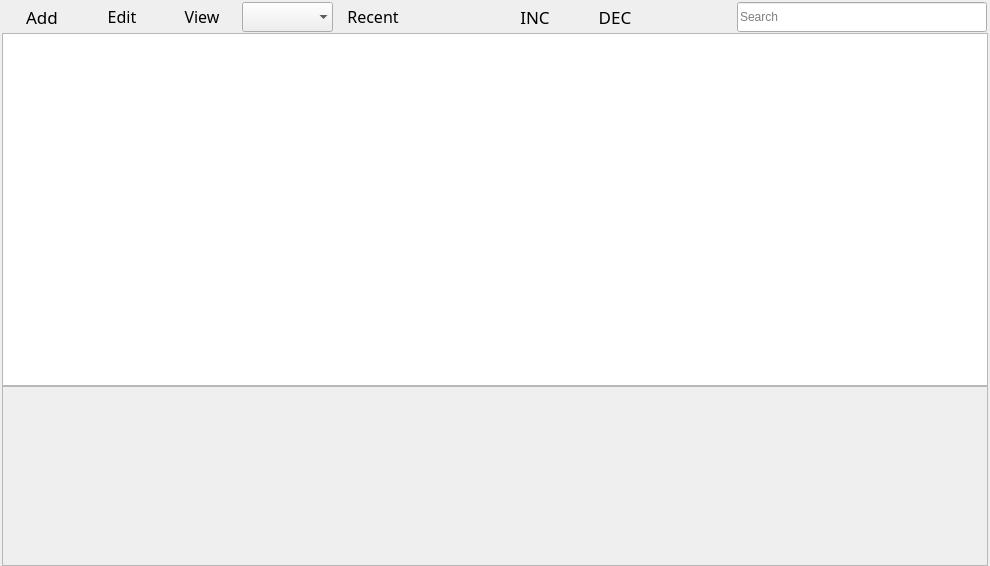
<?xml version="1.0" encoding="UTF-8"?>
<ui version="4.0">
 <class>MainWindow</class>
 <widget class="QMainWindow" name="MainWindow">
  <property name="geometry">
   <rect>
    <x>0</x>
    <y>0</y>
    <width>990</width>
    <height>566</height>
   </rect>
  </property>
  <property name="windowTitle">
   <string>Novel Tracker</string>
  </property>
  <widget class="QWidget" name="centralWidget">
   <layout class="QVBoxLayout" name="verticalLayout_2">
    <property name="spacing">
     <number>0</number>
    </property>
    <property name="leftMargin">
     <number>0</number>
    </property>
    <property name="topMargin">
     <number>0</number>
    </property>
    <property name="rightMargin">
     <number>0</number>
    </property>
    <property name="bottomMargin">
     <number>0</number>
    </property>
    <item>
     <layout class="QHBoxLayout" name="horizontalLayout">
      <property name="spacing">
       <number>0</number>
      </property>
      <property name="leftMargin">
       <number>2</number>
      </property>
      <property name="topMargin">
       <number>1</number>
      </property>
      <property name="rightMargin">
       <number>3</number>
      </property>
      <property name="bottomMargin">
       <number>0</number>
      </property>
      <item>
       <widget class="QPushButton" name="addButton">
        <property name="font">
         <font>
          <family>Impact</family>
          <pointsize>13</pointsize>
         </font>
        </property>
        <property name="text">
         <string>Add</string>
        </property>
        <property name="flat">
         <bool>true</bool>
        </property>
       </widget>
      </item>
      <item>
       <widget class="QPushButton" name="editButton">
        <property name="font">
         <font>
          <family>Impact</family>
          <pointsize>12</pointsize>
         </font>
        </property>
        <property name="text">
         <string>Edit</string>
        </property>
        <property name="flat">
         <bool>true</bool>
        </property>
       </widget>
      </item>
      <item>
       <widget class="QPushButton" name="viewButton">
        <property name="font">
         <font>
          <family>Impact</family>
          <pointsize>12</pointsize>
         </font>
        </property>
        <property name="text">
         <string>View</string>
        </property>
        <property name="flat">
         <bool>true</bool>
        </property>
       </widget>
      </item>
      <item>
       <widget class="QComboBox" name="statusBox">
        <property name="font">
         <font>
          <family>Impact</family>
          <pointsize>13</pointsize>
         </font>
        </property>
        <property name="frame">
         <bool>false</bool>
        </property>
       </widget>
      </item>
      <item>
       <widget class="QPushButton" name="recentButton">
        <property name="font">
         <font>
          <family>Impact</family>
          <pointsize>12</pointsize>
         </font>
        </property>
        <property name="text">
         <string>Recent</string>
        </property>
        <property name="flat">
         <bool>true</bool>
        </property>
       </widget>
      </item>
      <item>
       <spacer name="horizontalSpacer_2">
        <property name="orientation">
         <enum>Qt::Horizontal</enum>
        </property>
        <property name="sizeHint" stdset="0">
         <size>
          <width>40</width>
          <height>20</height>
         </size>
        </property>
       </spacer>
      </item>
      <item>
       <widget class="QPushButton" name="incBurtton">
        <property name="minimumSize">
         <size>
          <width>50</width>
          <height>0</height>
         </size>
        </property>
        <property name="font">
         <font>
          <family>Impact</family>
          <pointsize>13</pointsize>
         </font>
        </property>
        <property name="text">
         <string>INC</string>
        </property>
        <property name="flat">
         <bool>true</bool>
        </property>
       </widget>
      </item>
      <item>
       <widget class="QPushButton" name="decButton">
        <property name="minimumSize">
         <size>
          <width>50</width>
          <height>0</height>
         </size>
        </property>
        <property name="font">
         <font>
          <family>Impact</family>
          <pointsize>13</pointsize>
         </font>
        </property>
        <property name="text">
         <string>DEC</string>
        </property>
        <property name="flat">
         <bool>true</bool>
        </property>
       </widget>
      </item>
      <item>
       <spacer name="horizontalSpacer">
        <property name="orientation">
         <enum>Qt::Horizontal</enum>
        </property>
        <property name="sizeHint" stdset="0">
         <size>
          <width>40</width>
          <height>20</height>
         </size>
        </property>
       </spacer>
      </item>
      <item>
       <widget class="QLineEdit" name="searchBar">
        <property name="minimumSize">
         <size>
          <width>250</width>
          <height>30</height>
         </size>
        </property>
        <property name="placeholderText">
         <string>Search</string>
        </property>
       </widget>
      </item>
     </layout>
    </item>
    <item>
     <layout class="QVBoxLayout" name="verticalLayout">
      <property name="spacing">
       <number>0</number>
      </property>
      <property name="leftMargin">
       <number>2</number>
      </property>
      <property name="rightMargin">
       <number>2</number>
      </property>
      <item>
       <widget class="QTableView" name="tableView">
        <property name="gridStyle">
         <enum>Qt::DotLine</enum>
        </property>
        <attribute name="verticalHeaderVisible">
         <bool>false</bool>
        </attribute>
       </widget>
      </item>
      <item>
       <widget class="QScrollArea" name="scrollArea">
        <property name="maximumSize">
         <size>
          <width>16777215</width>
          <height>180</height>
         </size>
        </property>
        <property name="widgetResizable">
         <bool>true</bool>
        </property>
        <widget class="QWidget" name="scrollAreaWidgetContents">
         <property name="geometry">
          <rect>
           <x>0</x>
           <y>0</y>
           <width>984</width>
           <height>178</height>
          </rect>
         </property>
         <layout class="QGridLayout" name="gridLayout">
          <property name="leftMargin">
           <number>6</number>
          </property>
          <property name="topMargin">
           <number>0</number>
          </property>
          <property name="rightMargin">
           <number>6</number>
          </property>
          <property name="bottomMargin">
           <number>0</number>
          </property>
          <property name="spacing">
           <number>0</number>
          </property>
          <item row="0" column="0">
           <layout class="QHBoxLayout" name="horizontalLayout_2">
            <property name="spacing">
             <number>0</number>
            </property>
            <item>
             <widget class="QLabel" name="titleLabel">
              <property name="font">
               <font>
                <family>Impact</family>
                <pointsize>21</pointsize>
               </font>
              </property>
              <property name="text">
               <string/>
              </property>
             </widget>
            </item>
            <item>
             <spacer name="horizontalSpacer_4">
              <property name="orientation">
               <enum>Qt::Horizontal</enum>
              </property>
              <property name="sizeHint" stdset="0">
               <size>
                <width>40</width>
                <height>20</height>
               </size>
              </property>
             </spacer>
            </item>
            <item>
             <widget class="QLabel" name="urlLabel">
              <property name="font">
               <font>
                <family>Impact</family>
                <pointsize>15</pointsize>
               </font>
              </property>
              <property name="text">
               <string/>
              </property>
              <property name="alignment">
               <set>Qt::AlignRight|Qt::AlignTrailing|Qt::AlignVCenter</set>
              </property>
             </widget>
            </item>
           </layout>
          </item>
          <item row="1" column="0">
           <widget class="QLabel" name="synopsisLabel">
            <property name="minimumSize">
             <size>
              <width>0</width>
              <height>110</height>
             </size>
            </property>
            <property name="font">
             <font>
              <pointsize>13</pointsize>
             </font>
            </property>
            <property name="text">
             <string/>
            </property>
            <property name="wordWrap">
             <bool>true</bool>
            </property>
           </widget>
          </item>
         </layout>
        </widget>
       </widget>
      </item>
     </layout>
    </item>
   </layout>
  </widget>
 </widget>
 <layoutdefault spacing="6" margin="11"/>
 <resources/>
 <connections/>
</ui>
